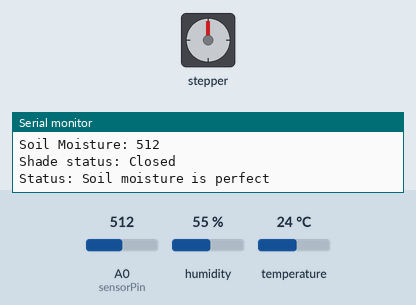
Simulated run of this sketch. Board: Arduino Uno, built with avr-gcc and run on an emulated ATmega328P. Parts: stepper motor, the last lines printed to the serial monitor. Wiring (inferred from the names in the program): stepper motor driver (200 steps per turn assumed): step pin 4; direction pin 7. The test bench sets the inputs (shaded band); at power-on: temperature 24 °C, humidity 55 %, A0 (sensorPin) = 512.

Above: at 5.9 s.
6.0 s: temperature set to 27 °C
27.8 s: humidity set to 52 %
At 28.6 s:
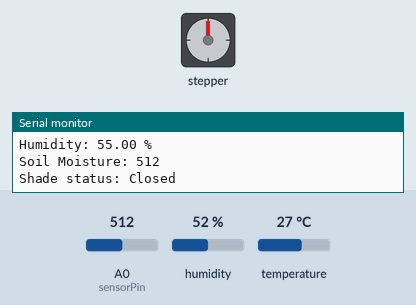
38.7 s: humidity set to 49 %
At 39.7 s:
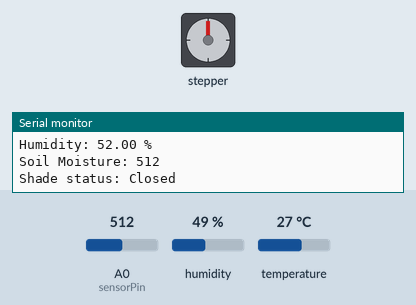
44.8 s: A0 (sensorPin) set to 485
50.9 s: A0 (sensorPin) set to 512
Timing chart, 0 to 53.9 s (numbered marks = the images above; inputs shaded):
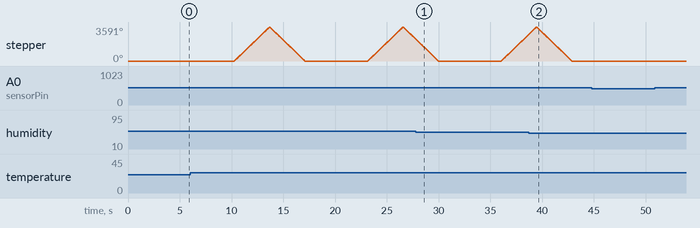

The sketch:

shade-controller.ino
```cpp
#include <dht.h>
#include <Servo.h>

#define stepPin 4
#define dirPin 7

#define soilWet 500
#define soilDry 300

#define sensorPower 7
#define sensorPin A0

#define microDelay 850

dht DHT;
Servo servo;

//servo
const int servoPin = 9;

//temp & hum
const int DHT11_PIN = 8;
const int TEMP_THRESHOLD = 25; // Adjust these thresholds according to your needs
const int HUM_THRESHOLD = 50; // Adjust these thresholds according to your needs

// Soil moisture thresholds
const int soilWetThreshold = 500;
const int soilDryThreshold = 750;

// shade bool
bool isShadePulled = false;
bool isShadeRetracted = true;

void setup() {
  // Sets the two pins as Outputs
  pinMode(stepPin, OUTPUT);
  pinMode(dirPin, OUTPUT);

  pinMode(sensorPower, OUTPUT);

  // Initially keep the sensor OFF
	digitalWrite(sensorPower, LOW);

  Serial.begin(9600);
}

void loop() {
  int chk = DHT.read11(DHT11_PIN);
  float temperature = DHT.temperature;
  float humidity = DHT.humidity;
  int moisture = readSensor();

  displayReadings(temperature, humidity, moisture);

  // Check if temperature and humidity are valid (not NaN)
  if (!isnan(temperature) && !isnan(humidity)) {
    // Check if temperature and humidity are above the thresholds to pull the shade
    if (temperature > TEMP_THRESHOLD && humidity > HUM_THRESHOLD && !isShadePulled) {
      pullShade();
      retractShade();

    }
    // Check if temperature and humidity are below the thresholds to retract the shade
    else if (temperature <= TEMP_THRESHOLD && humidity <= HUM_THRESHOLD && !isShadeRetracted) {
      retractShade();
    }
  }

  if(!isnan(moisture)){
    if (moisture < soilWetThreshold) {
      Serial.println("Status: Soil is too wet");
    } else if (moisture >= soilWetThreshold && moisture < soilDryThreshold) {
      Serial.println("Status: Soil moisture is perfect");
    } else {
      Serial.println("Status: Soil is too dry - time to water!");
      waterThePlants();
    }
  }

  delay(5000); // Delay before next reading
}

void pullShade() {
  digitalWrite(dirPin, HIGH); // Enables the motor to move in a particular direction (change on testing)
  for (int x = 0; x < 2000; x++) {
    digitalWrite(stepPin, HIGH);
    delayMicroseconds(microDelay);    // by changing this time delay between the steps we can change the rotation speed
    digitalWrite(stepPin, LOW);
    delayMicroseconds(microDelay);
  }
    isShadePulled = true;
    isShadeRetracted = false;
}

void retractShade() {
  digitalWrite(dirPin, LOW); // Changes the rotations direction (change on testing)
  // Makes 400 pulses for making two full cycle rotation
  for (int x = 0; x < (10 * 200); x++) {
    digitalWrite(stepPin, HIGH);
    delayMicroseconds(microDelay);
    digitalWrite(stepPin, LOW);
    delayMicroseconds(microDelay);
  }
    isShadePulled = false;
    isShadeRetracted = true;
  delay(1000);
}

// Function to water the plants using the servo
void waterThePlants() {
  int startPos = 0;
  int endPos = 60;
  int increment = 10;
  int delayTime = 20;

  for (int pos = startPos; pos <= endPos; pos += increment) {
    servo.write(pos);
    delay(delayTime);
  }


  delay(3000);

  for (int pos = endPos; pos >= startPos; pos -= increment) {
    servo.write(pos);
    delay(delayTime);
  }
}

int readSensor() {
  digitalWrite(sensorPower, HIGH);
  delay(20);                           // Allow power to settle
  int val = analogRead(sensorPin);      // Read the analog value from sensor
  digitalWrite(sensorPower, LOW);   // Turn the sensor OFF
  return val;                          // Return analog moisture value
}

void displayReadings(float temp, float hum, int moisture){
  Serial.print("Temperature: ");
  Serial.print(temp);
  Serial.println(" °C");

  Serial.print("Humidity: ");
  Serial.print(hum);
  Serial.println(" %");

  Serial.print("Soil Moisture: ");
  Serial.println(moisture);

  Serial.print("Shade status: ");
  Serial.println(isShadePulled == true ? "Open" : "Closed");
}
```

Measured:
- the behaviour switches between 51 and 50 % on humidity (found by bisection; images 1 and 2)
- after the input at 6.0 s, stepper: turns 3591° clockwise in 3.4 s, then 3591° counter-clockwise in 3.4 s, then 3591° clockwise in 3.4 s, then 1275° counter-clockwise in 1.2 s
